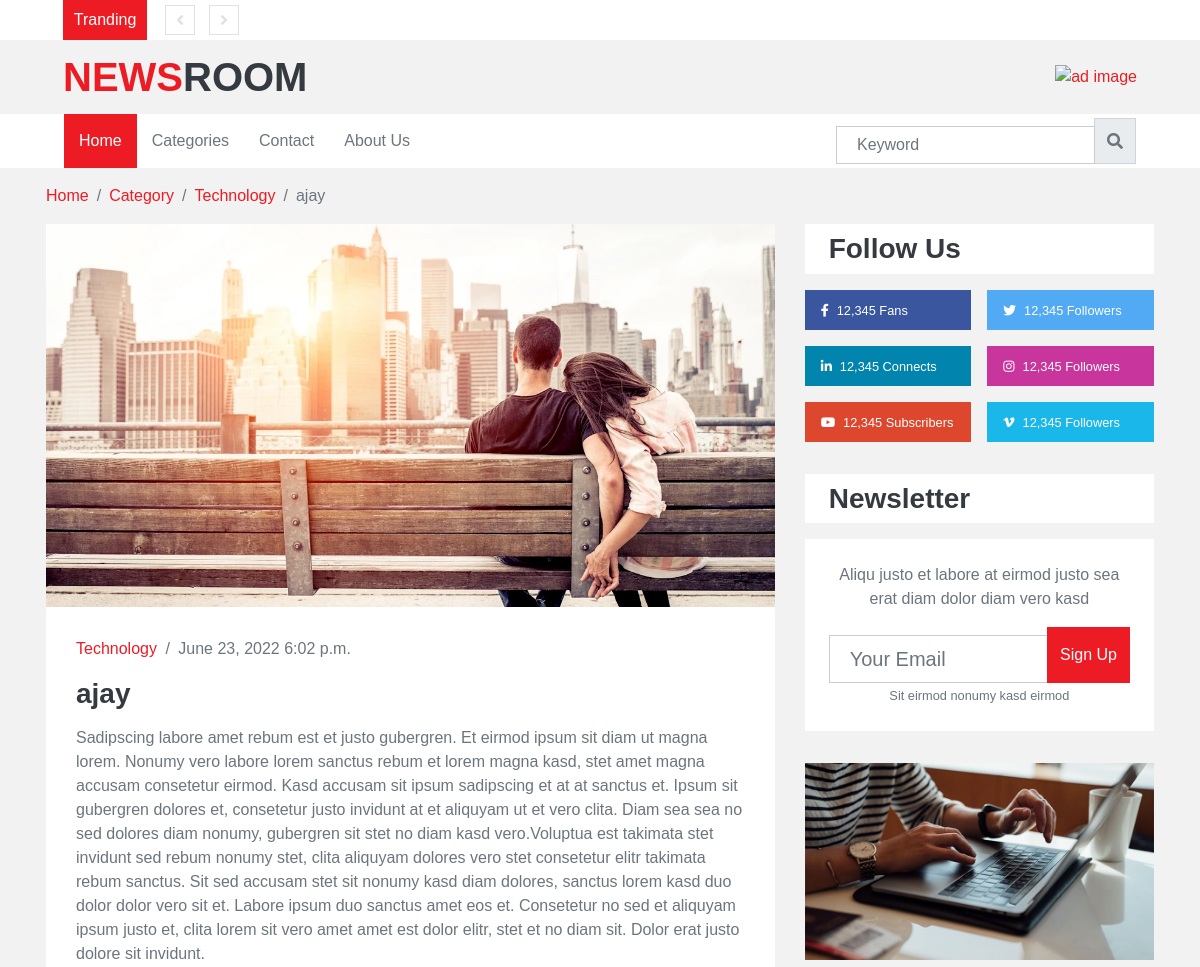
/single/1 (upper part), run on an earlier commit of the app's database.
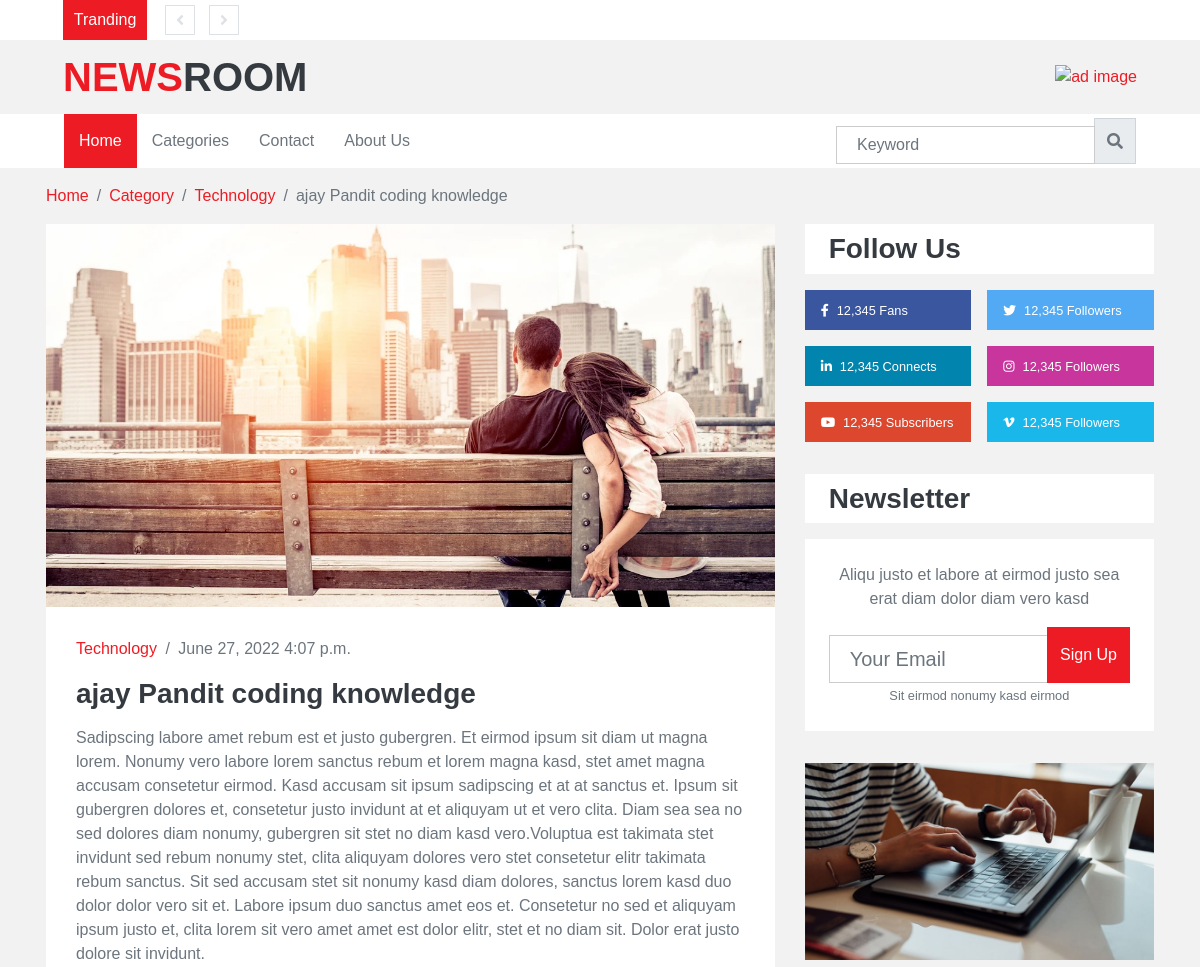
And on a later commit of the database.
### info/models.py (models this page shows)
class news_table(models.Model):
    title = models.TextField()
    des = models.TextField()
    category = models.TextField()
    pub_draft = models.BooleanField()
    youtube_link = models.URLField(max_length=300,null=True)
    date = models.DateField(null=False , blank=False)
    time = models.TimeField(null=False , blank=False)
    image = models.ImageField(null=True,blank=True,upload_to='')

### news/views.py (the view, shortened to what this page needs)
# urls.py: path('single/<int:code>',views.single,name='single'),
def single(request,code):
    ne=news_table.objects.filter(id=code)
    com = comments.objects.filter(post_id=code)
    ncom = comments.objects.filter(post_id=code).count()+1
    return render(request,'single.html',{'ne':ne,'com':com,'ncom':ncom})

### templates/single.html (shortened to what the changed rows need)
{% extends 'index.html' %}
{% block content %}
    <div class="container-fluid">
        <div class="container">
            <nav class="breadcrumb bg-transparent m-0 p-0">
                <a class="breadcrumb-item" href="http://127.0.0.1:8000/">Home</a>
                <a class="breadcrumb-item" href="http://127.0.0.1:8000/cat">Category</a>
                <a class="breadcrumb-item" href="http://127.0.0.1:8000/single/{{ne.0.id}}">{{ne.0.category}}</a>
                <span class="breadcrumb-item active">{{ne.0.title}}</span>
            </nav>
        </div>
    </div>
    <div class="container-fluid py-3">
        <div class="container">
            <div class="row">
                <div class="col-lg-8">
                    <div class="position-relative mb-3">
                        {% if ne.0.image != '' %}
                        <img class="img-fluid w-100" src="{{ne.0.image.url}}" style="object-fit: cover;">
                        {%endif%}
                        <div class="overlay position-relative bg-light">
                            <div class="mb-3">
                                <a href="">{{ne.0.category}}</a>
                                <span class="px-1">/</span>
                                <span>{{ne.0.date}}</span>
                                <span>{{ne.0.time}}</span>
                            </div>
                            <div>
                                <h3 class="mb-3">{{ne.0.title}}</h3>
                                <p>{{ne.0.des}}</p>
                                <br><br>
                            </div>
                        </div>
                    </div>
                </div>
            </div>
        </div>
    </div>
    {% endblock %}

What changed in the data, as far as the page shows it:
changed news_table "Technology": title "ajay" → "ajay Pandit coding knowledge"; date "June 23, 2022" → "June 27, 2022"; time "6:02 p.m." → "4:07 p.m."
